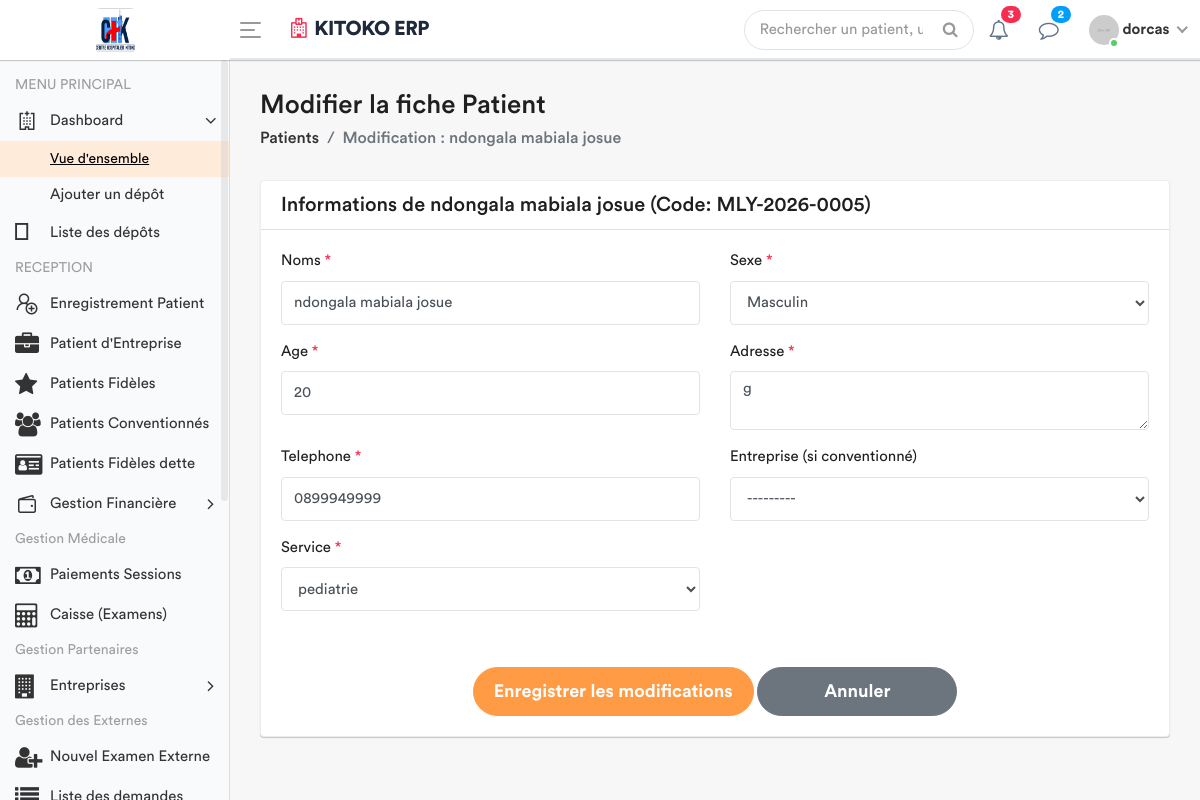
Screenshot of /patients/modifier/5/ (signed in) with the database file from the repository.
### apps/models.py (models this page shows, shortened)
class Patient(models.Model):
    TYPE_CHOICES = [
        ('SIMPLE', 'Patient Simple'),
        ('FIDELE', 'Patient Fidèle'),
        ('CONVENTIONNE', 'Patient Conventionné'),
    ]
    code_patient = models.CharField(max_length=20, unique=True, editable=False)
    noms = models.CharField(max_length=100)
    service = models.ForeignKey('Service', on_delete=models.PROTECT, related_name='patients', null=True)
    sexe = models.CharField(max_length=1, choices=[('M', 'Masculin'), ('F', 'Féminin')])
    age = models.CharField(max_length=30)
    adresse = models.TextField()
    telephone = models.CharField(max_length=20)
    type_patient = models.CharField(max_length=15, choices=TYPE_CHOICES, default='SIMPLE')
    a_carte_fidelite = models.BooleanField(default=False, verbose_name="Possède carte de fidélité")
    entreprise = models.ForeignKey(
        'Entreprise',
        on_delete=models.SET_NULL,
        null=True,
        blank=True,
        related_name='patients',
        verbose_name="Entreprise (si conventionné)"
    )
    fiche_payee = models.BooleanField(default=False)
    created_by = models.ForeignKey(User, on_delete=models.SET_NULL, null=True, related_name='patients_crees')
    date_creation = models.DateTimeField(auto_now_add=True)
    date_modification = models.DateTimeField(auto_now=True)

### apps/views.py (the view)
# urls.py: path('patients/modifier/<int:pk>/', views.modifier_patient, name='modifier_patient'),
@login_required
def modifier_patient(request, pk):
    patient = get_object_or_404(Patient, pk=pk)
    if request.method == 'POST':
        form = PatientForm(request.POST, instance=patient)
        if form.is_valid():
            form.save()
            messages.success(request, f"La fiche de {patient.noms} a été mise à jour.")
            return redirect('enregistrement_patient')
    else:
        form = PatientForm(instance=patient)
    role = Fonction.objects.filter(userKey = request.user).first()
    fonctionKey = role.fonctionKey.roleName if role else None
    return render(request, 'back-end/patient/modifier_patient.html', {
        'form': form,
        'patient': patient ,
        'fonctionKey' : fonctionKey
    })

### apps/forms.py (shortened to what this page needs)
class PatientForm(forms.ModelForm):
    class Meta:
        model = Patient
        fields = ['noms', 'sexe', 'age', 'adresse', 'telephone', 'service']
        widgets = {
            'noms': forms.TextInput(attrs={
                'class': 'form-control',
                'placeholder': 'Nom, Post-nom et Prénom'
            }),
            'sexe': forms.Select(attrs={
                'class': 'form-control'
            }),
            'age': forms.TextInput(attrs={
                'class': 'form-control',
                'placeholder': 'Ex: 25 ans ou 8 mois'
            }),
            'telephone': forms.TextInput(attrs={
                'class': 'form-control',
                'placeholder': 'Ex: +243...'
            }),
            'adresse': forms.Textarea(attrs={
                'class': 'form-control',
                'rows': 2,
                'placeholder': 'Adresse de résidence'
            }),
            'service': forms.Select(attrs={
                'class': 'form-control'
            }),
        }

### apps/models.py (called while the page is built)
    def __str__(self):
        return self.nom

### apps/templates/back-end/patient/modifier_patient.html (shortened to what this page needs)
<!DOCTYPE html>
{% load static %}
<html lang="fr">
    <head>
        {% include 'back-end/includes/css.html' %}
    </head>
    <body>
        <div class="main-wrapper">
            {% include 'back-end/includes/header.html' %}
            {% include 'back-end/includes/sidebar.html' %}
            <div class="page-wrapper">
                <div class="content container-fluid">
                    <div class="page-header">
                        <div class="row align-items-center">
                            <div class="col">
                                <h3 class="page-title">Modifier la fiche Patient</h3>
                                <ul class="breadcrumb">
                                    <li class="breadcrumb-item"><a href="{% url 'enregistrement_patient' %}">Patients</a></li>
                                    <li class="breadcrumb-item active">Modification : {{ patient.noms }}</li>
                                </ul>
                            </div>
                        </div>
                    </div>
                    <div class="row">
                        <div class="col-lg-12">
                            <div class="card">
                                <div class="card-header">
                                    <h4 class="card-title mb-0">Informations de {{ patient.noms }} (Code: {{ patient.code_patient }})</h4>
                                </div>
                                <div class="card-body">
                                    <form method="POST">
                                        <div class="row">
                                            {% for field in form %}
                                                <div class="col-sm-6">
                                                    <div class="form-group">
                                                        <label>{{ field.label }} {% if field.field.required %}<span class="text-danger">*</span>{% endif %}</label>
                                                        {{ field }}
                                                    </div>
                                                </div>
                                            {% endfor %}
                                        </div>
                                        <div class="submit-section">
                                            <button type="submit" class="btn btn-primary submit-btn">Enregistrer les modifications</button>
                                            <a href="{% url 'enregistrement_patient' %}" class="btn btn-secondary submit-btn">Annuler</a>
                                        </div>
                                    </form>
                                </div>
                            </div>
                        </div>
                    </div>
                </div>
            </div>
        </div>
    </body>
</html>

### apps/templates/back-end/includes/header.html (shortened to what this page needs)
{% load static %}
<div class="header" style="background: #ffffff; border-bottom: 2px solid #e2e8f0;">
    <div class="header-left" style="background: #ffffff;">
        <a href="{% url 'home' %}" class="logo">
            <img src="{% static 'front-end/assets/images/banner/logo2.jpg' %}" width="45" height="45" alt="Moyanoli" style="border-radius: 8px;">
        </a>
    </div>
    <a id="toggle_btn" href="javascript:void(0);" style="color: #007bff;">
        <span class="bar-icon">
            <span></span>
            <span></span>
            <span></span>
        </span>
    </a>
    <div class="page-title-box">
        <h3 style="color: #1e293b; font-weight: 700; letter-spacing: -0.5px;">
            <i class="fa fa-hospital-o text-danger mr-2"></i>KITOKO ERP
        </h3>
    </div>
    <ul class="nav user-menu">
        <li class="nav-item">
            <div class="top-nav-search">
                <form action="#">
                    <input class="form-control" type="text" placeholder="Rechercher un patient, un dossier...">
                    <button class="btn" type="submit"><i class="fa fa-search"></i></button>
                </form>
            </div>
        </li>
        <li class="nav-item dropdown">
            <a href="#" class="dropdown-toggle nav-link" data-toggle="dropdown">
                <i class="fa fa-bell-o" style="color: #64748b;"></i> <span class="badge badge-pill bg-danger">3</span>
            </a>
        </li>
        <li class="nav-item dropdown">
            <a href="#" class="dropdown-toggle nav-link" data-toggle="dropdown">
                <i class="fa fa-comment-o" style="color: #64748b;"></i> <span class="badge badge-pill bg-info">2</span>
            </a>
        </li>
        <li class="nav-item dropdown has-arrow main-drop">
            <a href="#" class="dropdown-toggle nav-link" data-toggle="dropdown">
                <span class="user-img">
                    <img src="{% static 'back-end/assets/img/profiles/avatar-21.jpg' %}" alt="">
                    <span class="status online"></span>
                </span>
                <span style="font-weight: 600;">{{ user.username }}</span>
            </a>
        </li>
    </ul>
</div>

### rows the page displays
Patient: noms "ndongala mabiala josue", code_patient "MLY-2026-0005", form "ndongala mabiala josue" "Masculin" "20" "g" "0899949999" "---------" "pediatrie"

### other values shown
{{ user.username }} "dorcas"
{{ field.label }} "Noms" "Sexe" "Age" "Adresse" "Telephone" "Entreprise (si conventionné)" "Service"
